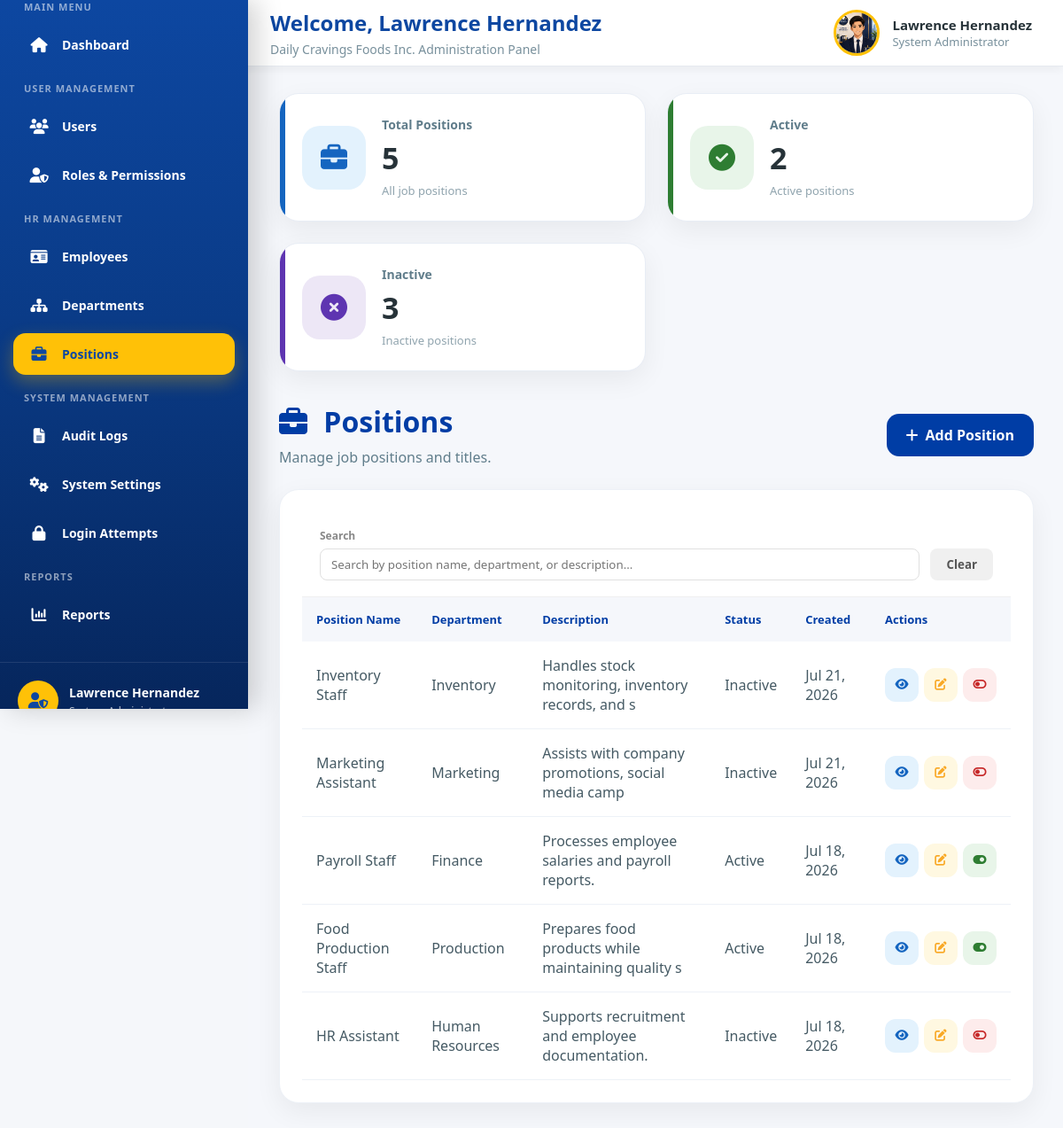
/admin/positions.php (signed in), run on the app's committed database.
### tables this page shows
CREATE TABLE `positions` (
  `position_id` int(11) NOT NULL,
  `department_id` int(11) DEFAULT NULL,
  `position_name` varchar(100) DEFAULT NULL,
  `description` text DEFAULT NULL,
  `status` enum('Active','Inactive') DEFAULT 'Active',
  `created_at` timestamp NOT NULL DEFAULT current_timestamp()
);

CREATE TABLE `departments` (
  `department_id` int(11) NOT NULL,
  `department_name` varchar(100) DEFAULT NULL,
  `description` text DEFAULT NULL,
  `created_at` timestamp NOT NULL DEFAULT current_timestamp(),
  `status` enum('Active','Inactive') DEFAULT 'Active'
);

### admin/positions.php (the view, shortened to what this page needs)
<?php
require_once "../config/db.php";
$totalPositions = $conn->query("
    SELECT COUNT(*)
    FROM positions
")->fetchColumn();
$activePositions = $conn->query("
    SELECT COUNT(*)
    FROM positions
    WHERE status = 'Active'
")->fetchColumn();
$inactivePositions = $conn->query("
    SELECT COUNT(*)
    FROM positions
    WHERE status = 'Inactive'
")->fetchColumn();
$sql = "
    SELECT
        p.position_id,
        p.position_name,
        p.description,
        p.status,
        d.department_name,
        p.created_at
    FROM positions p
    LEFT JOIN departments d ON p.department_id = d.department_id
    ORDER BY p.position_id DESC
";
$stmt = $conn->prepare($sql);
$stmt->execute();
$positions = $stmt->fetchAll(PDO::FETCH_ASSOC);
?>
<!DOCTYPE html>
<html lang="en">
<head>
    <link rel="stylesheet" href="../assets/css/global.css">
    <link rel="stylesheet" href="../assets/css/admin.css">
    <link rel="stylesheet" href="https://cdnjs.cloudflare.com/ajax/libs/font-awesome/6.7.2/css/all.min.css">
</head>
<body>
<div class="admin-wrapper">
    <?php require_once "includes/sidebar.php"; ?>
    <div class="admin-content-wrapper">
        <?php require_once "includes/header.php"; ?>
        <main class="admin-main">
        <section class="admin-user-page">
            <div class="admin-user-summary-grid">
                <div class="admin-user-summary-card blue">
                    <div class="admin-user-summary-icon">
                        <i class="fa-solid fa-briefcase"></i>
                    </div>
                    <div class="admin-user-summary-content">
                        <span>Total Positions</span>
                        <h2><?= number_format($totalPositions); ?></h2>
                        <p>All job positions</p>
                    </div>
                </div>
                <div class="admin-user-summary-card green">
                    <div class="admin-user-summary-icon">
                        <i class="fa-solid fa-check-circle"></i>
                    </div>
                    <div class="admin-user-summary-content">
                        <span>Active</span>
                        <h2><?= number_format($activePositions); ?></h2>
                        <p>Active positions</p>
                    </div>
                </div>
                <div class="admin-user-summary-card purple">
                    <div class="admin-user-summary-icon">
                        <i class="fa-solid fa-times-circle"></i>
                    </div>
                    <div class="admin-user-summary-content">
                        <span>Inactive</span>
                        <h2><?= number_format($inactivePositions); ?></h2>
                        <p>Inactive positions</p>
                    </div>
                </div>
            </div>
            <div class="admin-user-header">
                <div class="admin-user-title">
                    <h1>
                        <i class="fa-solid fa-briefcase"></i>
                        Positions
                    </h1>
                    <p>Manage job positions and titles.</p>
                </div>
                <div class="admin-user-actions">
                        <a href="position_add.php" class="admin-user-add-btn">
                        <i class="fa-solid fa-plus"></i>
                        Add Position
                    </a>
                </div>
            </div>
            <div class="admin-user-table-card">
                <div style="padding: 18px 20px; border-bottom: 1px solid #f0f0f0;">
                    <div style="display: flex; gap: 12px; align-items: flex-end;">
                        <div style="flex: 1;">
                            <label style="font-size: 12px; font-weight: 600; color: #888; display: block; margin-bottom: 6px;">Search</label>
                            <input
                                type="text"
                                id="liveSearchInput"
                                placeholder="Search by position name, department, or description..."
                                autocomplete="off"
                                style="padding: 8px 12px; border: 1px solid #e0e0e0; border-radius: 8px; width: 100%;"
                            >
                        </div>
                        <button type="button" id="liveSearchClear" style="padding: 9px 18px; background: #f0f0f0; color: #555; border: none; border-radius: 8px; font-weight: 600; cursor: pointer;">
                            Clear
                        </button>
                    </div>
                </div>
                <?php if (empty($positions)): ?>
                    <div class="admin-user-empty">
                        <i class="fa-solid fa-inbox"></i>
                        <h3>No Positions Found</h3>
                        <p>No position records available.</p>
                    </div>
                <?php else: ?>
                    <div class="admin-table-scroll">
                    <table class="admin-user-table" id="liveSearchTable">
                        <thead>
                            <tr>
                                <th>Position Name</th>
                                <th>Department</th>
                                <th>Description</th>
                                <th>Status</th>
                                <th>Created</th>
                                <th>Actions</th>
                            </tr>
                        </thead>
                        <tbody>
                            <?php foreach ($positions as $pos): ?>
                                <tr>
                                    <td style="font-weight: 500;"><?= htmlspecialchars($pos['position_name']); ?></td>
                                    <td><?= htmlspecialchars($pos['department_name'] ?? 'N/A'); ?></td>
                                    <td><?= htmlspecialchars(substr($pos['description'] ?? '', 0, 50)); ?></td>
                                    <td>
                                        <span class="admin-badge <?= $pos['status'] === 'Active' ? 'admin-badge-success' : 'admin-badge-danger'; ?>">
                                            <?= htmlspecialchars($pos['status']); ?>
                                        </span>
                                    </td>
                                    <td><?= date('M d, Y', strtotime($pos['created_at'])); ?></td>
                                    <td style="text-align: center;">
                                        <div style="display: flex; gap: 6px; justify-content: center;">
                                        <form method="POST" action="position_view.php" style="display: inline;">
                                                <button type="submit" class="admin-user-action view" title="View">
                                                    <i class="fa-solid fa-eye"></i>
                                                </button>
                                        </form>
                                        <form method="POST" action="position_edit.php" style="display: inline;">
                                            <button type="submit" class="admin-user-action edit" title="Edit">
                                                <i class="fa-solid fa-edit"></i>
                                            </button>
                                        </form>
                                            <form method="POST" action="position_status.php" style="display: inline;">
                                                <button type="submit" class="admin-user-action status <?= $pos['status'] === 'Active' ? 'active' : 'inactive'; ?>" title="<?= $pos['status'] === 'Active' ? 'Deactivate Position' : 'Activate Position'; ?>">
                                                    <i class="fa-solid <?= $pos['status'] === 'Active' ? 'fa-toggle-on' : 'fa-toggle-off'; ?>"></i>
                                                </button>
                                            </form>
                                        </div>
                                    </td>
                                </tr>
                            <?php endforeach; ?>
                        </tbody>
                    </table>
                    </div>
                <?php endif; ?>
            </div>
        </section>
        </main>
    </div>
</div>
</body>
</html>

### assets/css/global.css (style rules this page uses)
:root { --primary:#0D47A1; --primary-dark:#08306B; --secondary:#1565C0; --secondary-dark:#0B3D91; --accent:#FFC107; --success:#2E7D32; --warning:#F9A825; --danger:#C62828; --background:#F5F7FA; --card:#FFFFFF; --text:#263238; --text-light:#546E7A; --border:#E0E0E0; --shadow: 0 4px 12px rgba(0,0,0,.08); --shadow-lg: 0 12px 35px rgba(0,0,0,.12); --radius-sm:8px; --radius:12px; --radius-lg:18px; --radius-xl:25px; --sidebar-width:280px; --header-height:75px; --transition:.30s ease; }
* { margin:0; padding:0; box-sizing:border-box; }
html { scroll-behavior:smooth; }
body { font-family: "Segoe UI", Arial, sans-serif; background:var(--background); color:var(--text); overflow-x:hidden; }
a { text-decoration:none; color:inherit; }
button, input, select, textarea { font-family:inherit; }
button { cursor:pointer; }

### assets/css/admin.css (style rules this page uses)
:root { --admin-sidebar-width:280px; --admin-header-height:75px; }
.admin-wrapper { display:flex; width:100%; min-height:100vh; background:var(--background); }
.admin-content-wrapper { flex:1; margin-left:var(--admin-sidebar-width); min-height:100vh; display:flex; flex-direction:column; }
.admin-main { margin-top:75px; padding:30px 35px; background:#F5F7FB; min-height:calc(100vh - 75px); }
@media (min-width:993px) { .admin-content-wrapper { margin-left:var(--sidebar-width); } }
.admin-user-summary-grid { display:grid; grid-template-columns:repeat(4,1fr); gap:24px; margin-bottom:35px; }
.admin-user-summary-card { position:relative; display:flex; align-items:center; gap:18px; background:#ffffff; padding:25px; border-radius:22px; border:1px solid #e8edf5; overflow:hidden; box-shadow: 0 10px 30px rgba(0,0,0,.06); transition:.35s ease; }
.admin-user-summary-card::before { content:""; position:absolute; left:0; top:0; width:6px; height:100%; }
.admin-user-summary-card.blue::before { background:#1565C0; }
.admin-user-summary-card.green::before { background:#2E7D32; }
.admin-user-summary-card.purple::before { background:#5E35B1; }
.admin-user-summary-icon { width:72px; height:72px; display:flex; align-items:center; justify-content:center; border-radius:20px; font-size:30px; flex-shrink:0; transition:.35s; }
.admin-user-summary-card.blue .admin-user-summary-icon { background:#E3F2FD; color:#1565C0; }
.admin-user-summary-card.green .admin-user-summary-icon { background:#E8F5E9; color:#2E7D32; }
.admin-user-summary-card.purple .admin-user-summary-icon { background:#EDE7F6; color:#5E35B1; }
.admin-user-summary-content span { display:block; font-size:14px; font-weight:600; color:#607D8B; }
.admin-user-summary-content h2 { margin:5px 0; font-size:34px; font-weight:800; color:#263238; }
.admin-user-summary-content p { margin:0; font-size:13px; color:#90A4AE; }
.admin-user-header { display:flex; justify-content:space-between; align-items:center; margin-bottom:25px; }
.admin-user-title h1 { margin:0; color:#003DA5; font-size:32px; font-weight:800; }
.admin-user-title h1 i { margin-right:10px; }
.admin-user-title p { margin-top:8px; color:#607D8B; }
.admin-user-add-btn { display:flex; align-items:center; gap:8px; background:#003DA5; color:#fff; padding:13px 22px; border-radius:14px; text-decoration:none; font-weight:700; transition:.3s; }
.admin-user-table-card { background:#ffffff; border-radius:22px; padding:25px; border:1px solid #edf1f7; box-shadow: 0 10px 30px rgba(0,0,0,.06); }
.admin-user-table { width:100%; min-width:1200px; border-collapse:collapse; }
.admin-user-table thead { position:sticky; top:0; z-index:5; }
.admin-user-table th { padding:16px; background:#f5f7fb; color:#003DA5; text-align:left; font-size:13px; }
.admin-user-table td { padding:16px; border-bottom:1px solid #edf1f7; color:#455A64; }
.admin-user-actions { display:flex; gap:10px; }
.admin-user-action { width:38px; height:38px; display:flex; justify-content:center; align-items:center; border:none; border-radius:12px; cursor:pointer; transition:.3s; }
.admin-user-action.view { background:#E3F2FD; color:#1565C0; }
.admin-user-action.edit { background:#FFF8E1; color:#F9A825; }
.admin-user-action.status.active { background:#E8F5E9; color:#2E7D32; }
.admin-user-action.status.inactive { background:#FDECEC; color:#C62828; }
@media (max-width:1200px) { .admin-user-summary-grid { grid-template-columns:repeat(2,1fr); } }

### admin/positions.php (style rules this page uses)
.admin-table-scroll { overflow-x: auto; -webkit-overflow-scrolling: touch; }
.admin-table-scroll table { min-width: 800px; }

### data on the page
positions: position_name "Inventory Staff", department.department_name "Inventory", description "Handles stock monitoring, inventory records, and s", status "Inactive", created_at "Jul 21, 2026"
positions: position_name "Marketing Assistant", department.department_name "Marketing", description "Assists with company promotions, social media camp", status "Inactive", created_at "Jul 21, 2026"
positions: position_name "Payroll Staff", department.department_name "Finance", description "Processes employee salaries and payroll reports.", status "Active", created_at "Jul 18, 2026"
positions: position_name "Food Production Staff", department.department_name "Production", description "Prepares food products while maintaining quality s", status "Active", created_at "Jul 18, 2026"
positions: position_name "HR Assistant", department.department_name "Human Resources", description "Supports recruitment and employee documentation.", status "Inactive", created_at "Jul 18, 2026"

### other printed values
$_SESSION['full_name'] "Lawrence Hernandez"
$admin_name "Lawrence Hernandez"
$totalPositions "5"
$activePositions "2"
$inactivePositions "3"
